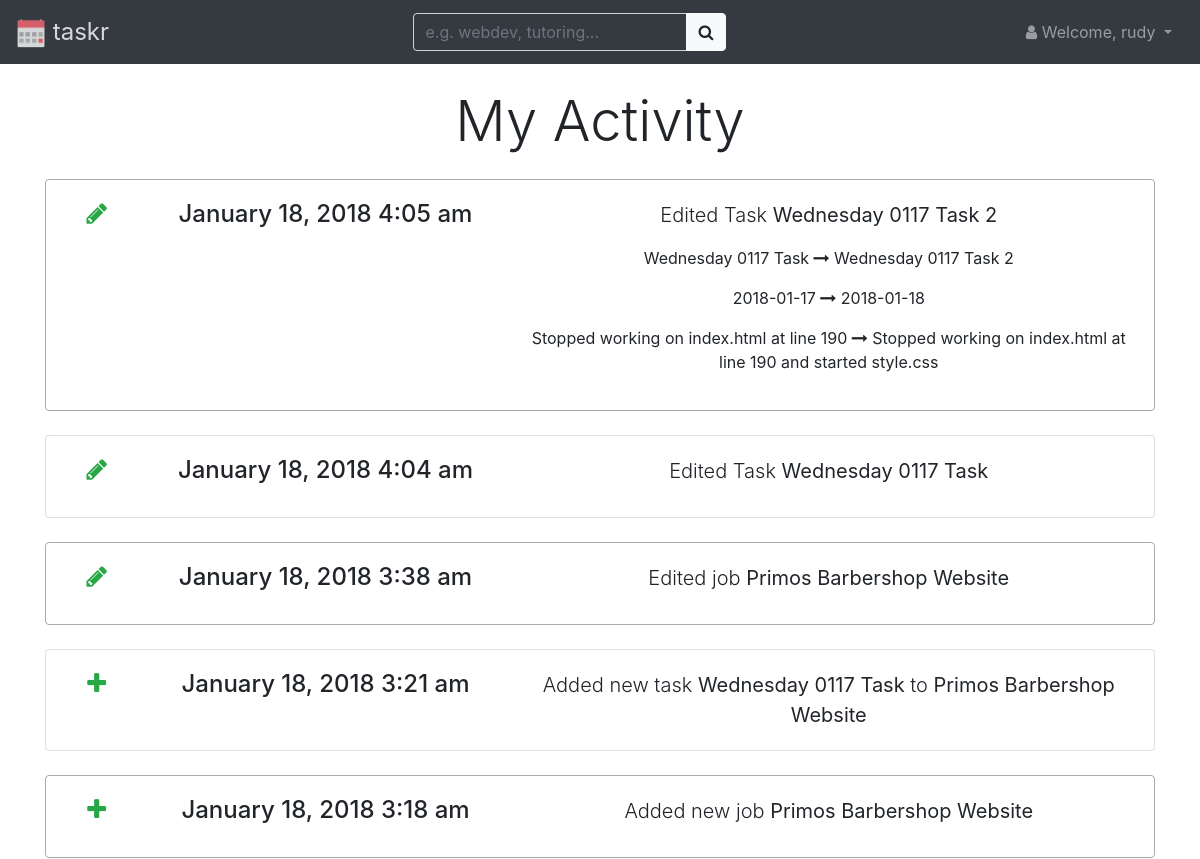
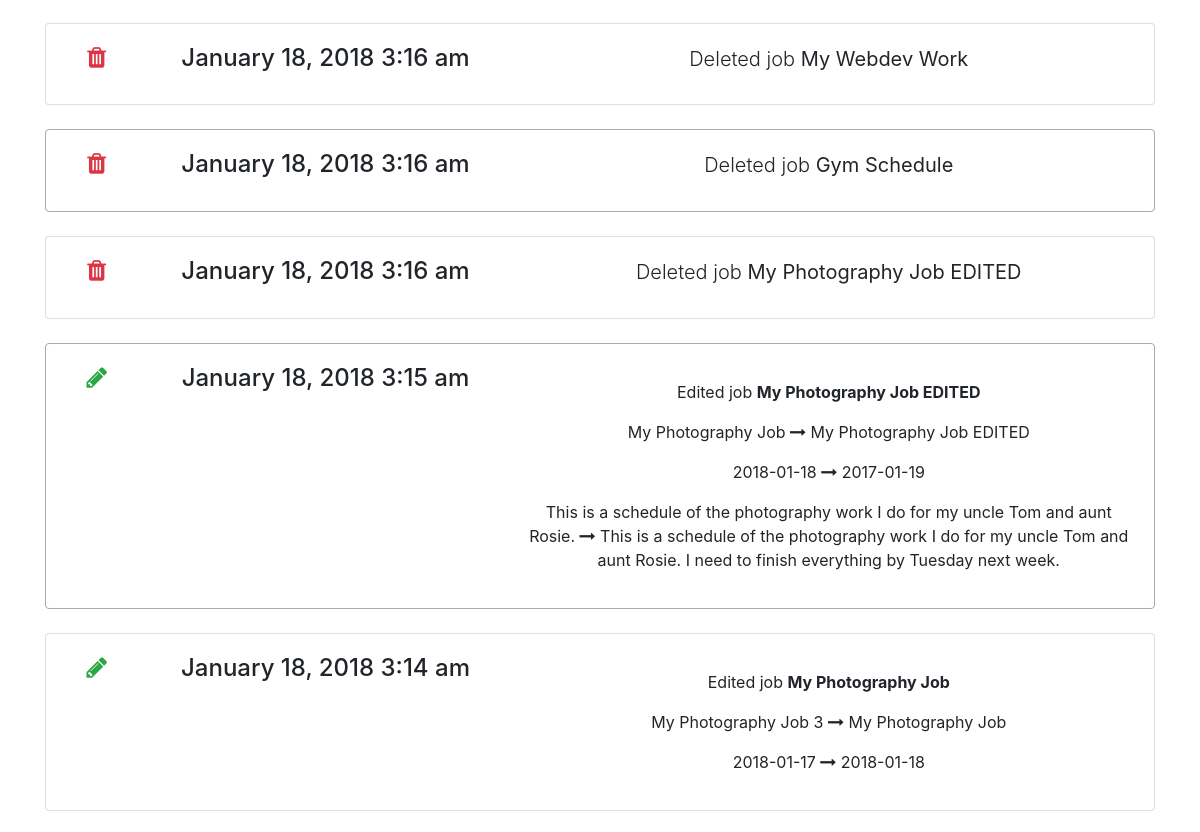
The page /activity-log/ (signed in, upper part) on the database as committed earlier (2 pictures, top to bottom).
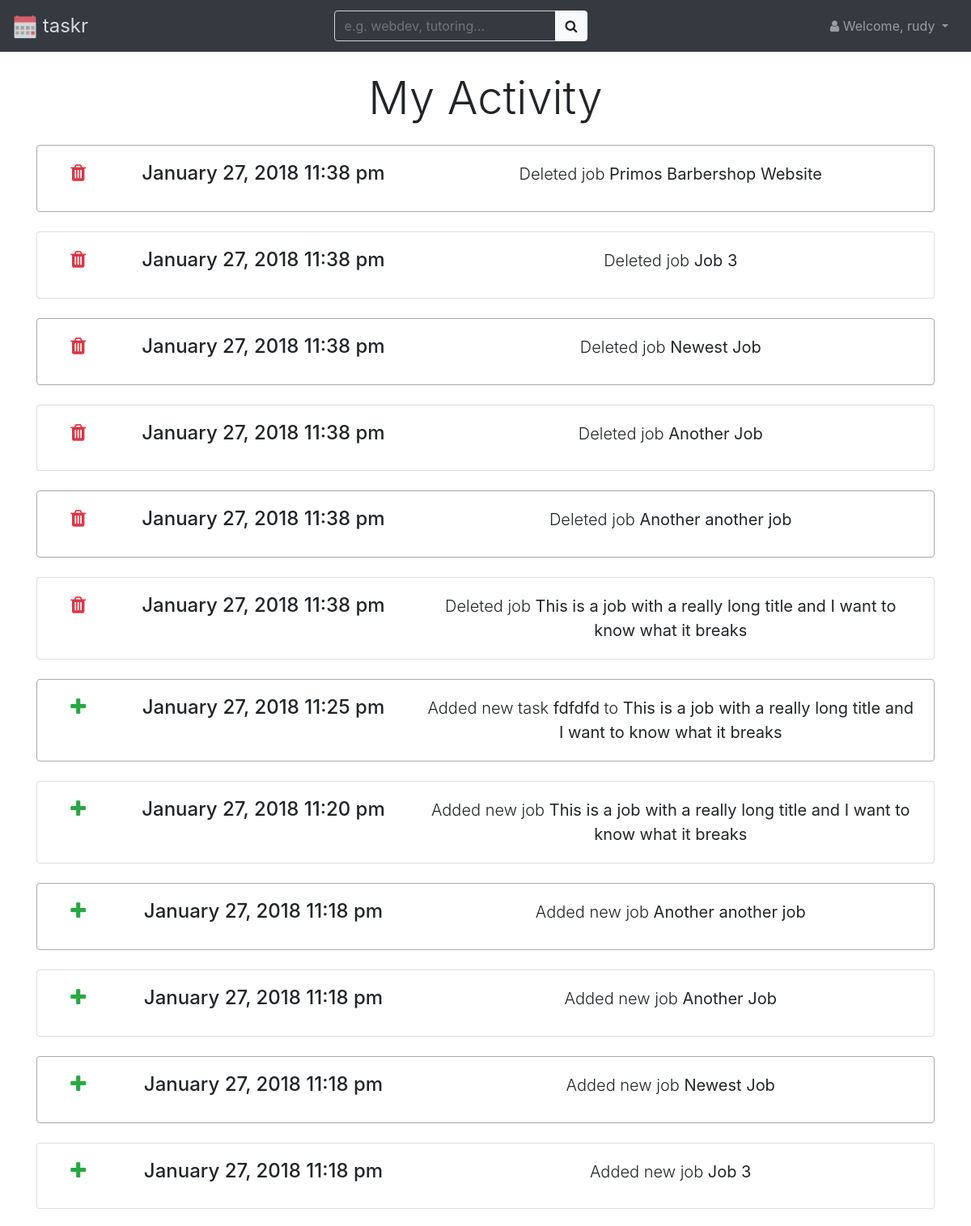
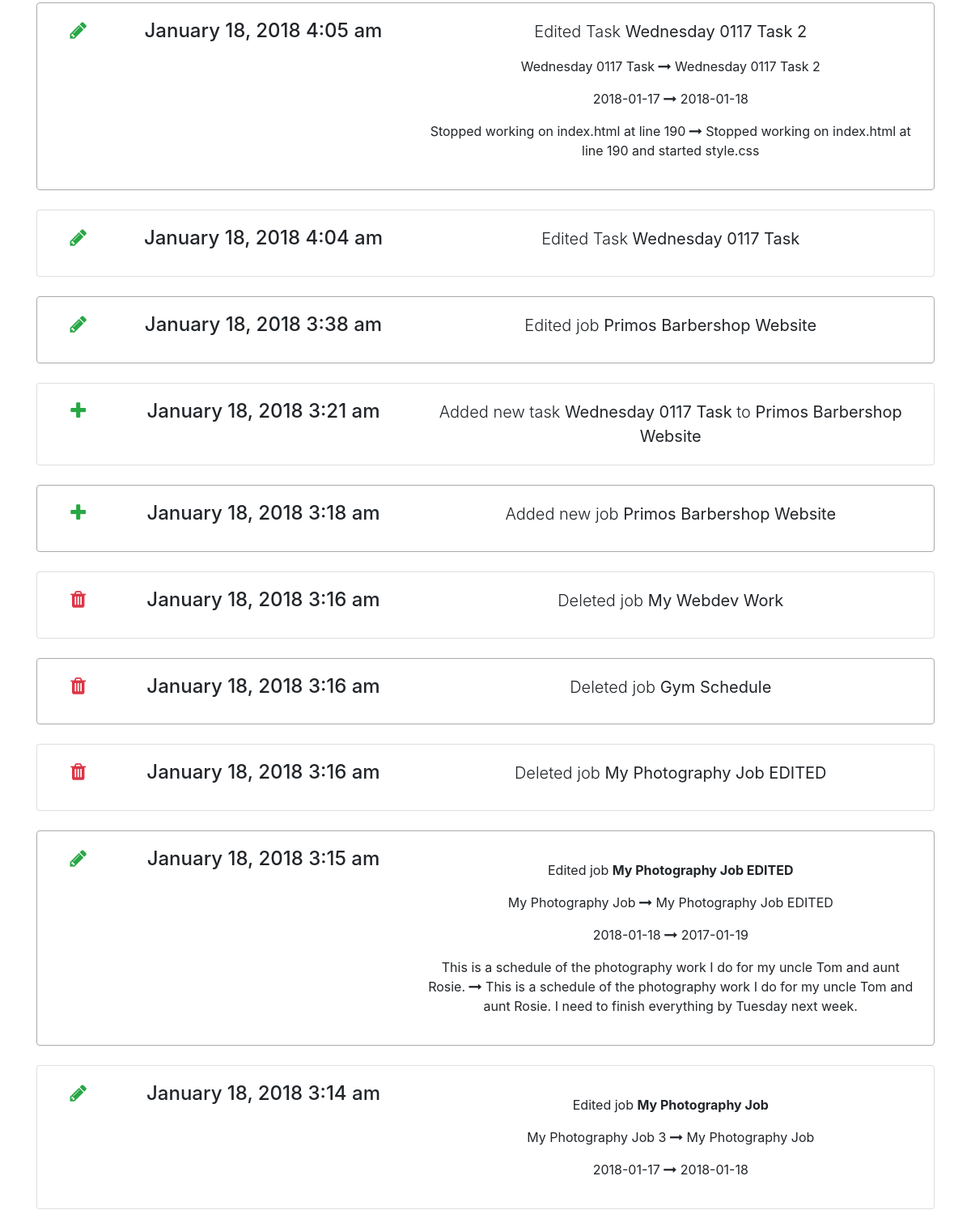
The same page on the database as committed later (2 pictures, top to bottom).
### activity_log/models.py (models this page shows, shortened)
class Activity(models.Model):
    user = models.ForeignKey(User, on_delete=models.CASCADE)
    description = models.CharField(max_length=255)
    icon = models.CharField(max_length=255, default='<i class="fa fa-calendar-plus-o" aria-hidden="true"></i>')
    created = models.DateTimeField(default=timezone.now)

### activity_log/views.py (the view)
def index(request):
    context = {
        'activities': User.objects.get(username=request.user.username).activity_set.order_by('-created')
    }
    return render(request, 'activity_log/activity_log.html', context)

### templates/activity_log/activity_log.html (shortened to what this page needs)
<!doctype html>
<html lang="en">
  <head>
    {% load static %}
    {% include 'global/head.html' %}
  </head>
  <body>
    <nav class="navbar navbar-expand-lg navbar-dark bg-dark">
      {% if request.user.is_authenticated %}
        <a class="navbar-brand" href="{% url 'dashboard:index' %}">
          <img src="{% static 'global/img/taskr logo.png' %}" alt=""> taskr
        </a>
      {% else %}
        <a class="navbar-brand" href="{% url 'home:index' %}">
          <img src="{% static 'global/img/taskr logo.png' %}" alt=""> taskr
        </a>
      {% endif %}
      <div class="collapse navbar-collapse" id="navbarSupportedContent">
        {% if request.user.is_authenticated %}
          <ul class="navbar-nav ml-auto mr-auto">
            <form class="form-inline mx-1 my-1">
              <div class="input-group">
                <input type="text" onfocus="searchFocus(this);" onblur="searchBlur(this);" class="form-control bg-dark" placeholder="e.g. webdev, tutoring..." aria-label="Username" aria-describedby="basic-addon1">
                <div class="input-group-append">
                  <button type="button" class="btn btn-light"><i class="fa fa-search" aria-hidden="true"></i></button>
                </div>
              </div>
            </form>
          </ul>
        {% endif %}
        <ul class="navbar-nav text-center">
          {% if request.user.is_authenticated %}
            <li class="nav-item dropdown mx-1 my-1">
              <a class="nav-link dropdown-toggle" href="#" id="navbarDropdown" role="button" data-toggle="dropdown" aria-haspopup="true" aria-expanded="false">
                <i class="fa fa-user" aria-hidden="true"></i> Welcome, {% if request.user.first_name %}{{ request.user.first_name }} {{ request.user.last_name }}{% else %}{{ request.user.username }}{% endif %}
              </a>
            </li>
          {% endif %}
        </ul>
      </div>
    </nav>
    <div class="container my-4">
      <h1 class="display-4 text-center">My Activity</h1>
      {% if activities|length > 0 %}
        {% for activity in activities %}
        <div class="card my-4 {% if forloop.counter0|divisibleby:'2' %}border-focus{% endif %}">
          <div class="card-body">
            <div class="row text-center">
              <div class="col-sm-1">
                <h4 class="card-title">{{ activity.icon|safe }}</h4>
              </div>
              <div class="col-sm-4">
                <h4 class="card-title">{{ activity.created|date:"F d, Y"}} {{ activity.created|time:"g:i A"|lower }}</h4>
              </div>
              <div class="col-sm-7">
                <p class="card-text lead">{{ activity.description|safe }}</p>
              </div>
            </div>
          </div>
        </div>
        {% endfor %}
      {% endif %}
    </div>
  </body>
</html>

### templates/global/head.html (shortened to what this page needs)
{% load static %}
<link rel="stylesheet" href="https://maxcdn.bootstrapcdn.com/bootstrap/4.0.0-beta.3/css/bootstrap.min.css">
<link rel="stylesheet" href="{% static 'global/css/style.css' %}">
<link href="https://maxcdn.bootstrapcdn.com/font-awesome/4.7.0/css/font-awesome.min.css" rel="stylesheet">

### static/global/css/style.css (style rules this page uses)
.navbar-brand { opacity: 0.8; transition: all ease-out 0.2s; }
.navbar-brand img { height: 30px; }
.navbar-brand { font-size: 1.5rem; font-weight: 400; }
.border-focus { border-color: #AAA; }

Rows that differ between the two databases and show on the page:
added Activity: created "January 27, 2018", created "11:38 pm", description "Deleted job Primos Barbershop Website"
added Activity: created "January 27, 2018", created "11:38 pm", description "Deleted job Job 3"
added Activity: created "January 27, 2018", created "11:38 pm", description "Deleted job Newest Job"
added Activity: created "January 27, 2018", created "11:38 pm", description "Deleted job Another Job"
added Activity: created "January 27, 2018", created "11:38 pm", description "Deleted job Another another job"
added Activity: created "January 27, 2018", created "11:38 pm", description "Deleted job This is a job with a really long title and I want to know what it breaks"
added Activity: created "January 27, 2018", created "11:25 pm", description "Added new task fdfdfd to This is a job with a really long title and I want to know what it breaks"
added Activity: created "January 27, 2018", created "11:20 pm", description "Added new job This is a job with a really long title and I want to know what it breaks"
added Activity: created "January 27, 2018", created "11:18 pm", description "Added new job Another another job"
added Activity: created "January 27, 2018", created "11:18 pm", description "Added new job Another Job"
added Activity: created "January 27, 2018", created "11:18 pm", description "Added new job Newest Job"
added Activity: created "January 27, 2018", created "11:18 pm", description "Added new job Job 3"
